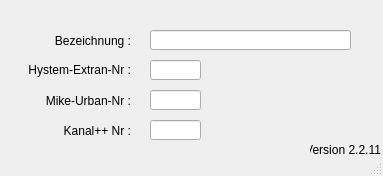
<?xml version="1.0" encoding="UTF-8"?>
<ui version="4.0">
 <class>MainWindow</class>
 <widget class="QMainWindow" name="MainWindow">
  <property name="geometry">
   <rect>
    <x>0</x>
    <y>0</y>
    <width>383</width>
    <height>176</height>
   </rect>
  </property>
  <property name="windowTitle">
   <string>MainWindow</string>
  </property>
  <property name="layoutDirection">
   <enum>Qt::LeftToRight</enum>
  </property>
  <widget class="QWidget" name="centralwidget">
   <widget class="QLabel" name="label">
    <property name="geometry">
     <rect>
      <x>10</x>
      <y>60</y>
      <width>121</width>
      <height>21</height>
     </rect>
    </property>
    <property name="text">
     <string>&lt;html&gt;&lt;head/&gt;&lt;body&gt;&lt;p align=&quot;right&quot;&gt;Hystem-Extran-Nr :&lt;/p&gt;&lt;/body&gt;&lt;/html&gt;</string>
    </property>
    <property name="alignment">
     <set>Qt::AlignRight|Qt::AlignTrailing|Qt::AlignVCenter</set>
    </property>
   </widget>
   <widget class="QLabel" name="label_2">
    <property name="geometry">
     <rect>
      <x>10</x>
      <y>90</y>
      <width>121</width>
      <height>21</height>
     </rect>
    </property>
    <property name="text">
     <string>Mike-Urban-Nr :</string>
    </property>
    <property name="alignment">
     <set>Qt::AlignRight|Qt::AlignTrailing|Qt::AlignVCenter</set>
    </property>
   </widget>
   <widget class="QLabel" name="label_3">
    <property name="geometry">
     <rect>
      <x>10</x>
      <y>120</y>
      <width>121</width>
      <height>21</height>
     </rect>
    </property>
    <property name="text">
     <string>Kanal++ Nr :</string>
    </property>
    <property name="alignment">
     <set>Qt::AlignRight|Qt::AlignTrailing|Qt::AlignVCenter</set>
    </property>
   </widget>
   <widget class="QLabel" name="label_4">
    <property name="geometry">
     <rect>
      <x>50</x>
      <y>30</y>
      <width>81</width>
      <height>21</height>
     </rect>
    </property>
    <property name="text">
     <string>Bezeichnung :</string>
    </property>
    <property name="alignment">
     <set>Qt::AlignRight|Qt::AlignTrailing|Qt::AlignVCenter</set>
    </property>
   </widget>
   <widget class="QLineEdit" name="mu_nr">
    <property name="enabled">
     <bool>true</bool>
    </property>
    <property name="geometry">
     <rect>
      <x>150</x>
      <y>90</y>
      <width>51</width>
      <height>20</height>
     </rect>
    </property>
    <property name="layoutDirection">
     <enum>Qt::RightToLeft</enum>
    </property>
    <property name="autoFillBackground">
     <bool>false</bool>
    </property>
    <property name="text">
     <string/>
    </property>
    <property name="frame">
     <bool>true</bool>
    </property>
   </widget>
   <widget class="QLineEdit" name="kp_nr">
    <property name="geometry">
     <rect>
      <x>150</x>
      <y>120</y>
      <width>51</width>
      <height>20</height>
     </rect>
    </property>
    <property name="text">
     <string/>
    </property>
   </widget>
   <widget class="QLineEdit" name="bezeichnung">
    <property name="geometry">
     <rect>
      <x>150</x>
      <y>30</y>
      <width>201</width>
      <height>20</height>
     </rect>
    </property>
    <property name="text">
     <string/>
    </property>
   </widget>
   <widget class="QLineEdit" name="he_nr">
    <property name="enabled">
     <bool>true</bool>
    </property>
    <property name="geometry">
     <rect>
      <x>150</x>
      <y>60</y>
      <width>51</width>
      <height>20</height>
     </rect>
    </property>
    <property name="layoutDirection">
     <enum>Qt::RightToLeft</enum>
    </property>
    <property name="autoFillBackground">
     <bool>false</bool>
    </property>
    <property name="text">
     <string/>
    </property>
    <property name="frame">
     <bool>true</bool>
    </property>
   </widget>
   <widget class="QLabel" name="lb_version">
    <property name="geometry">
     <rect>
      <x>310</x>
      <y>140</y>
      <width>71</width>
      <height>20</height>
     </rect>
    </property>
    <property name="toolTip">
     <string>Version QKan Import</string>
    </property>
    <property name="text">
     <string>Version 2.2.11</string>
    </property>
    <property name="alignment">
     <set>Qt::AlignRight|Qt::AlignTrailing|Qt::AlignVCenter</set>
    </property>
   </widget>
  </widget>
  <widget class="QStatusBar" name="statusbar"/>
 </widget>
 <resources/>
 <connections/>
</ui>
